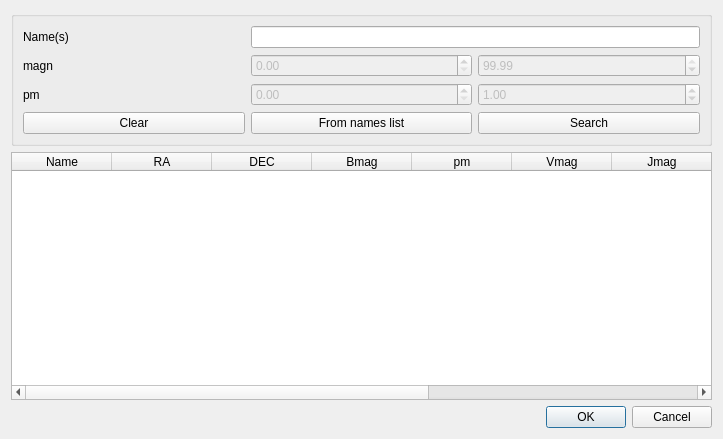
<?xml version="1.0" encoding="UTF-8"?>
<ui version="4.0">
 <class>addLspmDlg</class>
 <widget class="QDialog" name="addLspmDlg">
  <property name="geometry">
   <rect>
    <x>0</x>
    <y>0</y>
    <width>723</width>
    <height>439</height>
   </rect>
  </property>
  <property name="windowTitle">
   <string>Dialog</string>
  </property>
  <layout class="QGridLayout" name="gridLayout">
   <item row="2" column="0">
    <widget class="QDialogButtonBox" name="buttonBox">
     <property name="orientation">
      <enum>Qt::Horizontal</enum>
     </property>
     <property name="standardButtons">
      <set>QDialogButtonBox::Cancel|QDialogButtonBox::Ok</set>
     </property>
    </widget>
   </item>
   <item row="1" column="0">
    <widget class="QTableWidget" name="objTable">
     <property name="selectionMode">
      <enum>QAbstractItemView::SingleSelection</enum>
     </property>
     <property name="selectionBehavior">
      <enum>QAbstractItemView::SelectRows</enum>
     </property>
     <column>
      <property name="text">
       <string>Name</string>
      </property>
     </column>
     <column>
      <property name="text">
       <string>RA</string>
      </property>
     </column>
     <column>
      <property name="text">
       <string>DEC</string>
      </property>
     </column>
     <column>
      <property name="text">
       <string>Bmag</string>
      </property>
     </column>
     <column>
      <property name="text">
       <string comment="Total Proper Motion">pm</string>
      </property>
     </column>
     <column>
      <property name="text">
       <string>Vmag</string>
      </property>
     </column>
     <column>
      <property name="text">
       <string>Jmag</string>
      </property>
     </column>
     <column>
      <property name="text">
       <string>Hmag</string>
      </property>
     </column>
     <column>
      <property name="text">
       <string>Kmag</string>
      </property>
     </column>
     <column>
      <property name="text">
       <string>VJ</string>
      </property>
     </column>
    </widget>
   </item>
   <item row="0" column="0">
    <widget class="QGroupBox" name="groupBox">
     <property name="title">
      <string/>
     </property>
     <layout class="QGridLayout" name="gridLayout_2">
      <item row="3" column="1">
       <widget class="QPushButton" name="pushButton">
        <property name="text">
         <string>From names list</string>
        </property>
       </widget>
      </item>
      <item row="0" column="0">
       <widget class="QLabel" name="label">
        <property name="text">
         <string>Name(s)</string>
        </property>
       </widget>
      </item>
      <item row="2" column="0">
       <widget class="QLabel" name="label_3">
        <property name="text">
         <string>pm</string>
        </property>
       </widget>
      </item>
      <item row="0" column="1" colspan="2">
       <widget class="QLineEdit" name="nameFilter"/>
      </item>
      <item row="2" column="1">
       <widget class="QDoubleSpinBox" name="e_min">
        <property name="enabled">
         <bool>false</bool>
        </property>
       </widget>
      </item>
      <item row="3" column="2">
       <widget class="QPushButton" name="searchBtn">
        <property name="text">
         <string>Search</string>
        </property>
       </widget>
      </item>
      <item row="3" column="0">
       <widget class="QPushButton" name="clearBtn">
        <property name="text">
         <string>Clear</string>
        </property>
       </widget>
      </item>
      <item row="2" column="2">
       <widget class="QDoubleSpinBox" name="e_max">
        <property name="enabled">
         <bool>false</bool>
        </property>
        <property name="maximum">
         <double>99.000000000000000</double>
        </property>
        <property name="value">
         <double>1.000000000000000</double>
        </property>
       </widget>
      </item>
      <item row="1" column="2">
       <widget class="QDoubleSpinBox" name="a_max">
        <property name="enabled">
         <bool>false</bool>
        </property>
        <property name="value">
         <double>99.989999999999995</double>
        </property>
       </widget>
      </item>
      <item row="1" column="1">
       <widget class="QDoubleSpinBox" name="a_min">
        <property name="enabled">
         <bool>false</bool>
        </property>
       </widget>
      </item>
      <item row="1" column="0">
       <widget class="QLabel" name="label_2">
        <property name="text">
         <string>magn</string>
        </property>
       </widget>
      </item>
     </layout>
    </widget>
   </item>
  </layout>
 </widget>
 <resources/>
 <connections>
  <connection>
   <sender>buttonBox</sender>
   <signal>accepted()</signal>
   <receiver>addLspmDlg</receiver>
   <slot>accept()</slot>
   <hints>
    <hint type="sourcelabel">
     <x>248</x>
     <y>254</y>
    </hint>
    <hint type="destinationlabel">
     <x>157</x>
     <y>274</y>
    </hint>
   </hints>
  </connection>
  <connection>
   <sender>buttonBox</sender>
   <signal>rejected()</signal>
   <receiver>addLspmDlg</receiver>
   <slot>reject()</slot>
   <hints>
    <hint type="sourcelabel">
     <x>316</x>
     <y>260</y>
    </hint>
    <hint type="destinationlabel">
     <x>286</x>
     <y>274</y>
    </hint>
   </hints>
  </connection>
 </connections>
</ui>
